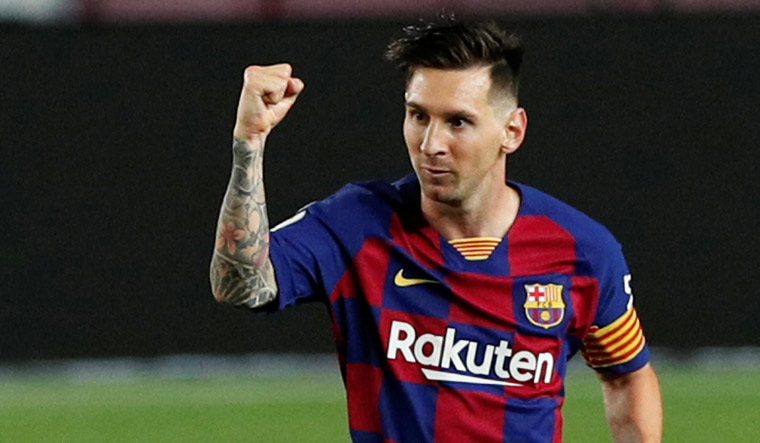
#> input picture messi_2.jpg, 760 x 443 px
$ python template_matching_test.py
#> lines starting #> are read from the running program, lines starting #| are printed output that depends on the picture; after the words box and inside, x2 and y2 are one past the last pixel; in counts of white or black regions, pixels touching at a corner belong together
import cv2
import numpy as np
from matplotlib import pyplot as plt

img = cv2.imread('messi_2.jpg',0)
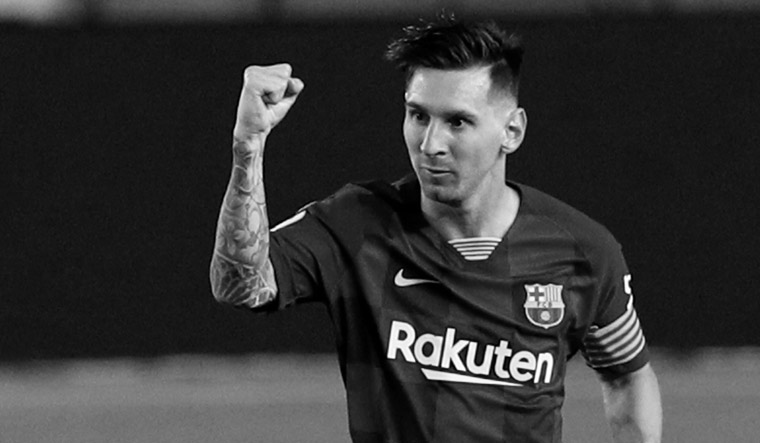
#> img: shape (443, 760); min 0, max 255, mean 53.5
img2 = img.copy()
template = cv2.imread('messi_2_template.jpg',0)
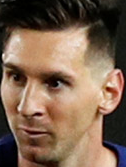
#> input picture messi_2_template.jpg, 126 x 167 px
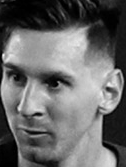
#> template: shape (167, 126); min 0, max 246, mean 104.6
w, h = template.shape[::-1]
#> w = 126; h = 167


# Apply template Matching
res = cv2.matchTemplate(img,template,cv2.TM_CCOEFF)
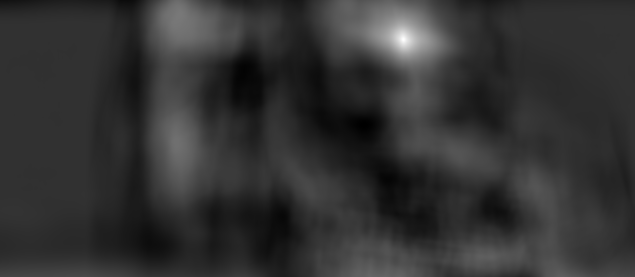
#> res: shape (277, 635) float32; min -24481496, max 102839096, mean 1105185.2; drawn with min black and max white
min_val, max_val, min_loc, max_loc = cv2.minMaxLoc(res)
#> min_val = -24481496; max_val = 102839096; min_loc = (363, 125); max_loc = (403, 39)

top_left = max_loc
#> top_left = (403, 39)
bottom_right = (top_left[0] + w, top_left[1] + h)
#> bottom_right = (529, 206)

cv2.rectangle(img,top_left, bottom_right, 255, 2)
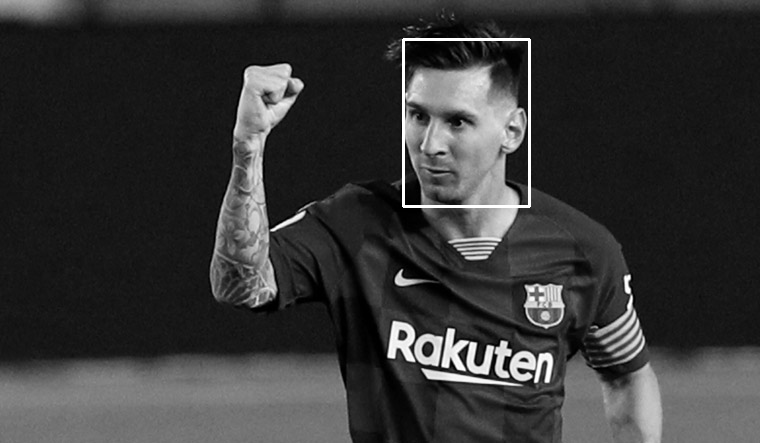
#> img: shape (443, 760); 0.52% of pixels changed, all inside (x1, y1, x2, y2) = (402, 38, 531, 208)

plt.subplot(122),plt.imshow(img,cmap = 'gray')
plt.title('Detected Point'), plt.xticks([]), plt.yticks([])
plt.subplot(121),plt.imshow(template,cmap = 'gray')
plt.title('Template'), plt.xticks([]), plt.yticks([])
plt.suptitle('cv2.TM_CCOEFF')

plt.show()
